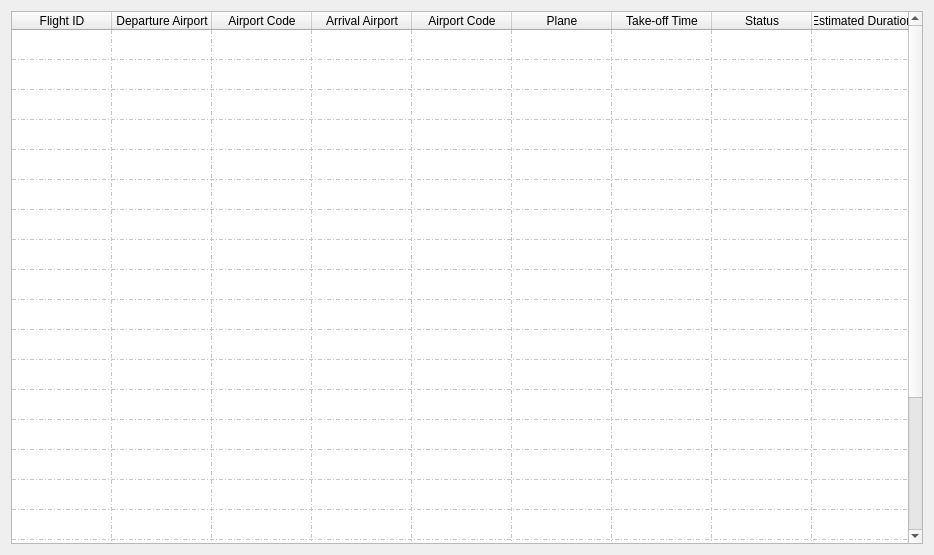
<?xml version="1.0" encoding="UTF-8"?>
<ui version="4.0">
 <class>ScheduleTable</class>
 <widget class="QWidget" name="ScheduleTable">
  <property name="geometry">
   <rect>
    <x>0</x>
    <y>0</y>
    <width>934</width>
    <height>555</height>
   </rect>
  </property>
  <property name="windowTitle">
   <string>Form</string>
  </property>
  <layout class="QVBoxLayout" name="verticalLayout">
   <item>
    <widget class="QTableWidget" name="tableWidget">
     <property name="layoutDirection">
      <enum>Qt::LayoutDirection::LeftToRight</enum>
     </property>
     <property name="autoFillBackground">
      <bool>false</bool>
     </property>
     <property name="styleSheet">
      <string notr="true">selection-background-color: rgb(84, 199, 50);</string>
     </property>
     <property name="horizontalScrollBarPolicy">
      <enum>Qt::ScrollBarPolicy::ScrollBarAlwaysOff</enum>
     </property>
     <property name="sizeAdjustPolicy">
      <enum>QAbstractScrollArea::SizeAdjustPolicy::AdjustToContents</enum>
     </property>
     <property name="selectionMode">
      <enum>QAbstractItemView::SelectionMode::SingleSelection</enum>
     </property>
     <property name="selectionBehavior">
      <enum>QAbstractItemView::SelectionBehavior::SelectRows</enum>
     </property>
     <property name="gridStyle">
      <enum>Qt::PenStyle::DashDotLine</enum>
     </property>
     <property name="sortingEnabled">
      <bool>true</bool>
     </property>
     <attribute name="horizontalHeaderVisible">
      <bool>true</bool>
     </attribute>
     <attribute name="horizontalHeaderCascadingSectionResizes">
      <bool>false</bool>
     </attribute>
     <attribute name="horizontalHeaderStretchLastSection">
      <bool>false</bool>
     </attribute>
     <attribute name="verticalHeaderVisible">
      <bool>false</bool>
     </attribute>
     <row>
      <property name="text">
       <string>New Row</string>
      </property>
     </row>
     <row>
      <property name="text">
       <string>New Row</string>
      </property>
     </row>
     <row>
      <property name="text">
       <string>New Row</string>
      </property>
     </row>
     <row>
      <property name="text">
       <string>New Row</string>
      </property>
     </row>
     <row>
      <property name="text">
       <string>New Row</string>
      </property>
     </row>
     <row>
      <property name="text">
       <string>New Row</string>
      </property>
     </row>
     <row>
      <property name="text">
       <string>New Row</string>
      </property>
     </row>
     <row>
      <property name="text">
       <string>New Row</string>
      </property>
     </row>
     <row>
      <property name="text">
       <string>New Row</string>
      </property>
     </row>
     <row>
      <property name="text">
       <string>New Row</string>
      </property>
     </row>
     <row>
      <property name="text">
       <string>New Row</string>
      </property>
     </row>
     <row>
      <property name="text">
       <string>New Row</string>
      </property>
     </row>
     <row>
      <property name="text">
       <string>New Row</string>
      </property>
     </row>
     <row>
      <property name="text">
       <string>New Row</string>
      </property>
     </row>
     <row>
      <property name="text">
       <string>New Row</string>
      </property>
     </row>
     <row>
      <property name="text">
       <string>New Row</string>
      </property>
     </row>
     <row>
      <property name="text">
       <string>New Row</string>
      </property>
     </row>
     <row>
      <property name="text">
       <string>New Row</string>
      </property>
     </row>
     <row>
      <property name="text">
       <string>New Row</string>
      </property>
     </row>
     <row>
      <property name="text">
       <string>New Row</string>
      </property>
     </row>
     <row>
      <property name="text">
       <string>New Row</string>
      </property>
     </row>
     <row>
      <property name="text">
       <string>New Row</string>
      </property>
     </row>
     <row>
      <property name="text">
       <string>New Row</string>
      </property>
     </row>
     <column>
      <property name="text">
       <string>Flight ID</string>
      </property>
     </column>
     <column>
      <property name="text">
       <string>Departure Airport</string>
      </property>
     </column>
     <column>
      <property name="text">
       <string>Airport Code</string>
      </property>
     </column>
     <column>
      <property name="text">
       <string>Arrival Airport</string>
      </property>
     </column>
     <column>
      <property name="text">
       <string>Airport Code</string>
      </property>
     </column>
     <column>
      <property name="text">
       <string>Plane</string>
      </property>
     </column>
     <column>
      <property name="text">
       <string>Take-off Time</string>
      </property>
     </column>
     <column>
      <property name="text">
       <string>Status</string>
      </property>
     </column>
     <column>
      <property name="text">
       <string>Estimated Duration</string>
      </property>
     </column>
    </widget>
   </item>
  </layout>
 </widget>
 <resources/>
 <connections/>
</ui>
